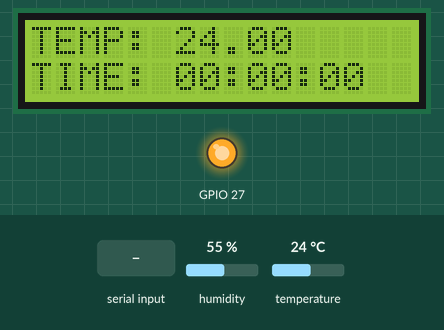
Recording of a sketch running on a simulated ESP32. Parts: 16×2 character LCD, output pins drawn as LEDs (lit = HIGH). The inputs (shaded band) are chosen by the test bench; at power-on: temperature 24 °C, humidity 55 %. What the sketch prints to the serial monitor is not drawn.

Above: at 1.6 s.
1.7 s: "1\n" received over Serial
At 3.0 s:
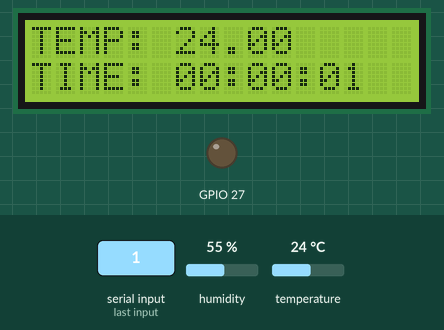
7.7 s: temperature set to 12 °C
At 10.2 s:
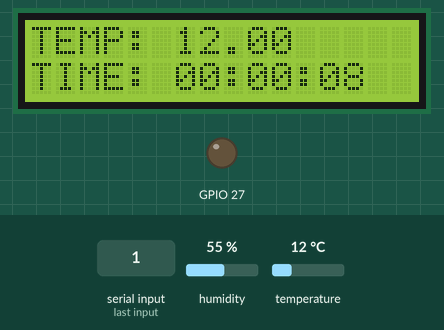
12.2 s: temperature set to 19 °C
At 14.4 s:
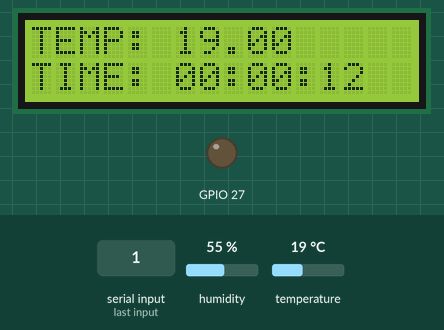
16.3 s: temperature set to 28 °C
At 18.6 s:
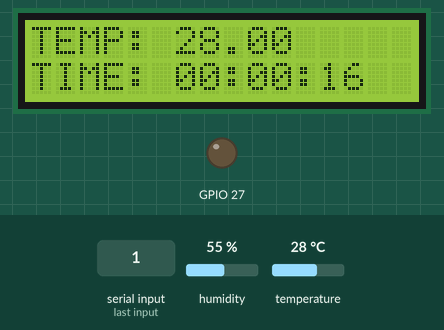
Timing chart, 0 to 20.1 s (numbered marks = the images above; inputs shaded):
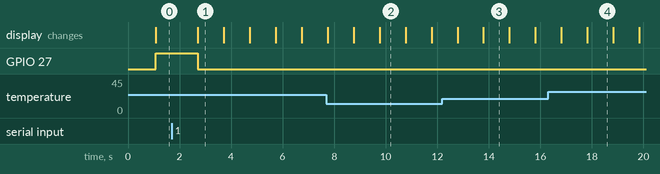

Measured:
- after the input at 1.7 s, GPIO 27: HIGH → LOW after 1.0 s; the display: changes after 1.0 s (image 1)
- what the display in image 1 shows lasts 1.0 s, from 2.7 s to 3.7 s

The sketch:

arduino_final_code.ino
```cpp
#include <LiquidCrystal.h>
#include "DHT.h"
#define DHTPIN 25
#define DHTTYPE DHT22   // DHT 22  (AM2302), AM2321


long int seconds=0;
int minutes=0;
int hours=0;
int set=0;
int reset=0;
LiquidCrystal LCD(22,21,5,18,23,19);
int v;
int led = 2;
DHT dht(DHTPIN, DHTTYPE);
void timepass()
{
  LCD.setCursor(0,1);
  LCD.print("TIME: ");
  //sets the cursor to 0th column and 1st row,numbering starts from 0

if(hours<10)        //suppose 4
{
LCD.print("0");     //LCD first prints 0 and stopwatch shows 0
LCD.print(hours);
LCD.print(":");//LCD then prints 4. So value printed is 04 stopwatch shows 04
}
else
{
LCD.print(hours);
LCD.print(":");
}
if(minutes<10)
{
LCD.print("0");
LCD.print(minutes);
LCD.print(":");
}
else
{
LCD.print(minutes);
LCD.print(":");
}
if(seconds<10)
{
LCD.print("0");
LCD.print(seconds);

}
else
{
LCD.print(seconds);

}
}


void stop ()
{
 LCD.setCursor(0,1);
  LCD.print("TIME: ");//sets the cursor to 0th column and 1st row,numbering starts from 0

if(hours<10)        //suppose 4
{
LCD.print("0");     //LCD first prints 0 and stopwatch shows 0
LCD.print(hours);
LCD.print(":");//LCD then prints 4. So value printed is 04 stopwatch shows 04
}
else
{
LCD.print(hours);
LCD.print(":");
}
if(minutes<10)
{
LCD.print("0");
LCD.print(minutes);
LCD.print(":");
}
else
{
LCD.print(minutes);
LCD.print(":");
}
if(seconds<10)
{
LCD.print("0");
LCD.print(seconds);

}
else
{
LCD.print(seconds);

}

}

void setClock()
{
seconds++;       //counts seconds from 0
//delay(1000);     //a delay of 1000 milliseconds is given for each second count
if (seconds>59)
{
seconds=0;      //whenever second is greater than 59 than second is made equal to
minutes++;     // zero and a minute is counted for it
}
if (minutes>59)
{hours++;
minutes=0;
}

if(hours>23)
{
hours=0;
}
}

void setup() {

  pinMode(27, OUTPUT);
  Serial.begin(115200);
  LCD.begin(16, 2);
  //Serial.println(F("DHTxx test!"));

  dht.begin();
}

void loop() {
  // Wait a few seconds between measurements.

  float h = dht.readHumidity();
  // Read temperature as Celsius (the default)
  float t = dht.readTemperature();
  v = Serial.readString().toInt();
  Serial.println(led);
  Serial.println(v);
  if (v == 1)
  {
    led = 1;
  }
  if (v == 2)
  {
    led = 2;
  }
  if (led == 1)
{
digitalWrite(27,LOW);
LCD.setCursor(0,0);
LCD.print("TEMP: ");
LCD.print(t);
setClock();

timepass();
}
if (led == 2)
  {
    digitalWrite(27,HIGH);
    LCD.setCursor(0,0);
    LCD.print("TEMP: ");
    LCD.print(t);
    stop();
  }

  if (t>29)
  {
    digitalWrite(27,HIGH);

  }
  // Read temperature as Fahrenheit (isFahrenheit = true)
  float f = dht.readTemperature(true);

  // Check if any reads failed and exit early (to try again).
  if (isnan(h) || isnan(t) || isnan(f)) {
    //Serial.println(F("Failed to read from DHT sensor!"));
    return;
  }

  // Compute heat index in Fahrenheit (the default)
  float hif = dht.computeHeatIndex(f, h);
  // Compute heat index in Celsius (isFahreheit = false)
  float hic = dht.computeHeatIndex(t, h, false);
  Serial.println(t);
}
```
